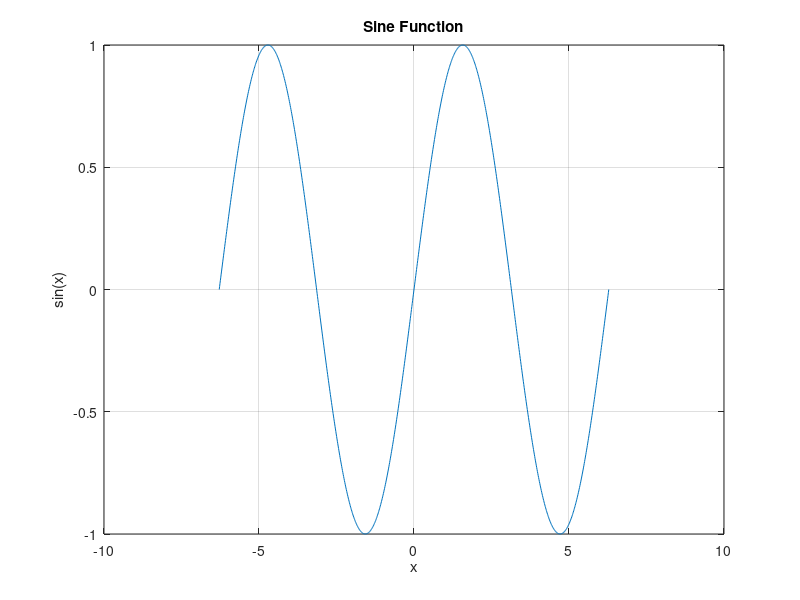

Here is the MATLAB script that generated this plot:
%Using matlab plot sin(x) for any variable X , Save the plotted file as an image file

x = linspace(-2*pi, 2*pi, 1000);

y = sin(x);

figure;
plot(x, y);
title('Sine Function');
xlabel('x');
ylabel('sin(x)');
grid on;

% Save the plot as a PNG file
saveas(gcf, 'sine_plot.png');

